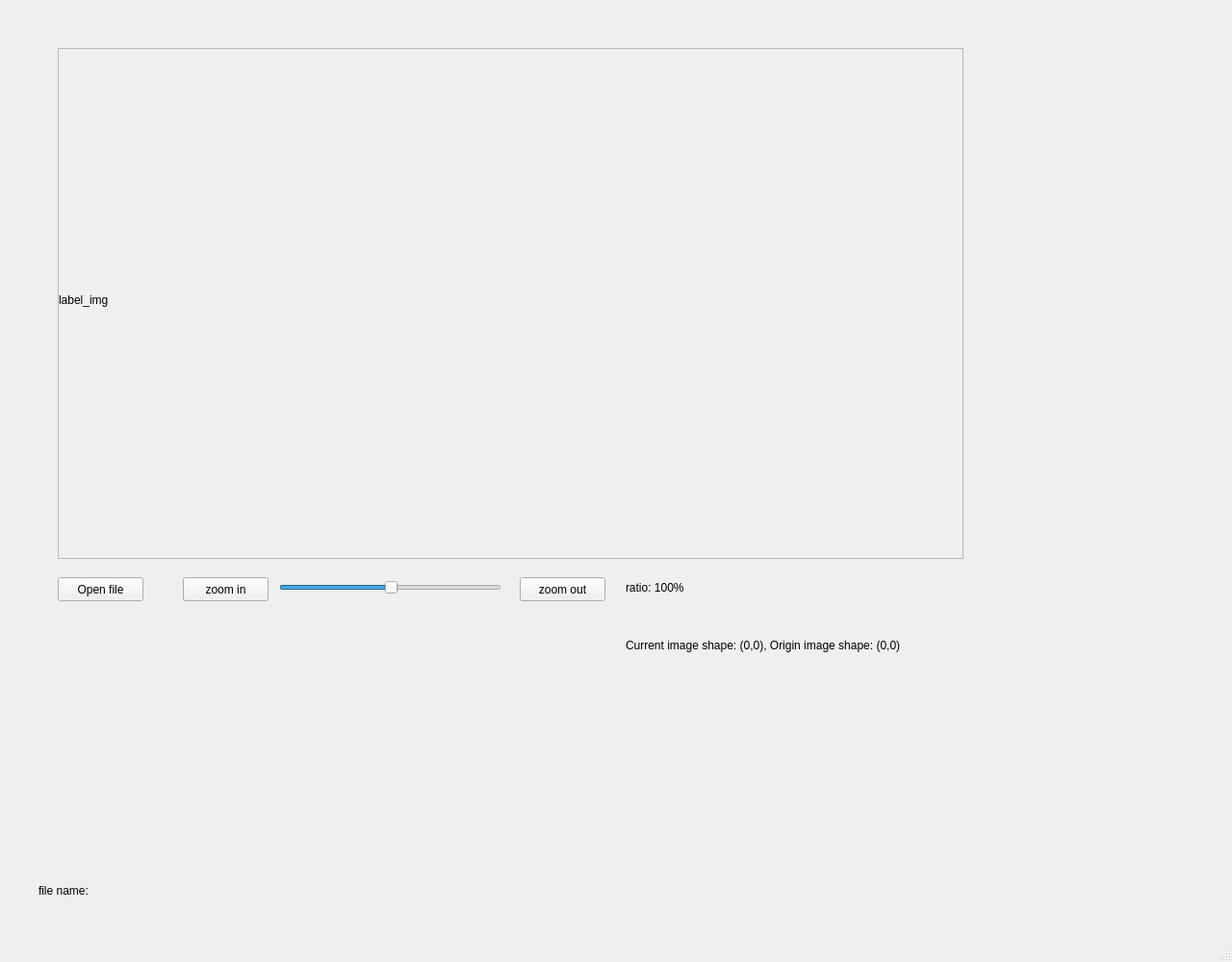
<?xml version="1.0" encoding="UTF-8"?>
<ui version="4.0">
 <class>MainWindow</class>
 <widget class="QMainWindow" name="MainWindow">
  <property name="geometry">
   <rect>
    <x>0</x>
    <y>0</y>
    <width>1280</width>
    <height>1000</height>
   </rect>
  </property>
  <property name="windowTitle">
   <string>MainWindow</string>
  </property>
  <widget class="QWidget" name="centralwidget">
   <widget class="QWidget" name="verticalLayoutWidget">
    <property name="geometry">
     <rect>
      <x>60</x>
      <y>50</y>
      <width>941</width>
      <height>531</height>
     </rect>
    </property>
    <layout class="QVBoxLayout" name="verticalLayout">
     <property name="spacing">
      <number>0</number>
     </property>
     <item>
      <widget class="QScrollArea" name="scrollArea">
       <property name="widgetResizable">
        <bool>true</bool>
       </property>
       <widget class="QWidget" name="scrollAreaWidgetContents">
        <property name="geometry">
         <rect>
          <x>0</x>
          <y>0</y>
          <width>937</width>
          <height>527</height>
         </rect>
        </property>
        <widget class="QLabel" name="label_img">
         <property name="geometry">
          <rect>
           <x>0</x>
           <y>0</y>
           <width>941</width>
           <height>521</height>
          </rect>
         </property>
         <property name="text">
          <string>label_img</string>
         </property>
        </widget>
       </widget>
      </widget>
     </item>
    </layout>
   </widget>
   <widget class="QPushButton" name="btn_zoom_in">
    <property name="geometry">
     <rect>
      <x>190</x>
      <y>600</y>
      <width>89</width>
      <height>25</height>
     </rect>
    </property>
    <property name="text">
     <string>zoom in</string>
    </property>
   </widget>
   <widget class="QLabel" name="label_img_shape">
    <property name="geometry">
     <rect>
      <x>650</x>
      <y>660</y>
      <width>641</width>
      <height>21</height>
     </rect>
    </property>
    <property name="text">
     <string>Current image shape: (0,0), Origin image shape: (0,0)</string>
    </property>
   </widget>
   <widget class="QPushButton" name="btn_open_file">
    <property name="geometry">
     <rect>
      <x>60</x>
      <y>600</y>
      <width>89</width>
      <height>25</height>
     </rect>
    </property>
    <property name="text">
     <string>Open file</string>
    </property>
   </widget>
   <widget class="QLabel" name="label_file_name">
    <property name="geometry">
     <rect>
      <x>40</x>
      <y>910</y>
      <width>941</width>
      <height>31</height>
     </rect>
    </property>
    <property name="text">
     <string>file name:</string>
    </property>
   </widget>
   <widget class="QSlider" name="slider_zoom">
    <property name="geometry">
     <rect>
      <x>290</x>
      <y>600</y>
      <width>231</width>
      <height>21</height>
     </rect>
    </property>
    <property name="value">
     <number>50</number>
    </property>
    <property name="orientation">
     <enum>Qt::Horizontal</enum>
    </property>
   </widget>
   <widget class="QLabel" name="label_ratio">
    <property name="geometry">
     <rect>
      <x>650</x>
      <y>600</y>
      <width>641</width>
      <height>21</height>
     </rect>
    </property>
    <property name="text">
     <string>ratio: 100%</string>
    </property>
   </widget>
   <widget class="QPushButton" name="btn_zoom_out">
    <property name="geometry">
     <rect>
      <x>540</x>
      <y>600</y>
      <width>89</width>
      <height>25</height>
     </rect>
    </property>
    <property name="text">
     <string>zoom out</string>
    </property>
   </widget>
  </widget>
  <widget class="QMenuBar" name="menubar">
   <property name="geometry">
    <rect>
     <x>0</x>
     <y>0</y>
     <width>1280</width>
     <height>20</height>
    </rect>
   </property>
  </widget>
  <widget class="QStatusBar" name="statusbar"/>
 </widget>
 <resources/>
 <connections/>
</ui>
